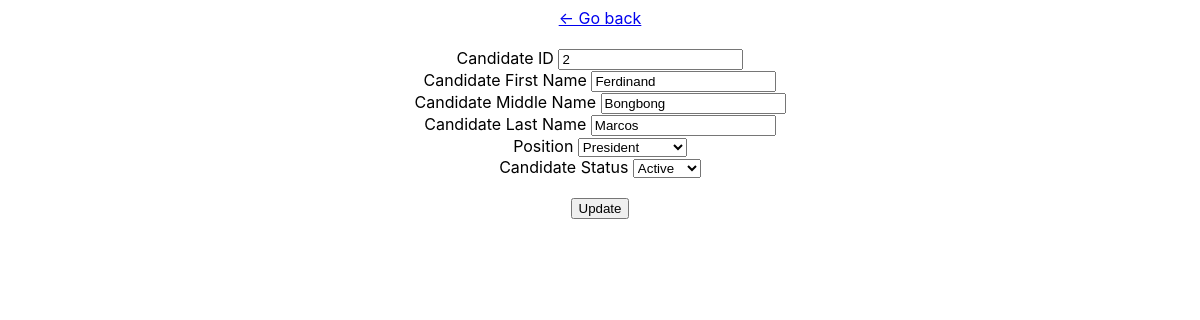
The app's page /editcandidate.php?id=2 with its own data.
### tables this page shows
CREATE TABLE `candidates` (
  `candID` int(11) NOT NULL,
  `candFName` varchar(255) NOT NULL,
  `candMName` varchar(255) NOT NULL,
  `candLName` varchar(255) NOT NULL,
  `posID` int(11) NOT NULL,
  `candStat` varchar(10) NOT NULL
);

### db.php (called while the page is built, shortened)
<?php
function getallrecords($table){
	global $conn;
	$sql = "SELECT * FROM `$table`";
	$query = mysqli_query($conn,$sql);
	$rows = mysqli_fetch_all($query);
	return $rows;
}
function getrecord($table, $field, $value){
	global $conn;
	$sql = "SELECT * FROM `$table` WHERE `$field` = '$value'";
	$query = mysqli_query($conn, $sql);
	$row = mysqli_fetch_all($query);
	if(count($row)>0)
		return $row[0];
}
?>

### editcandidate.php (the view, shortened to what this page needs)
<?php
include('db.php');
if(isset($_GET['id']))
{
	$id = $_GET['id'];
	$cand = getrecord('candidates', 'candID', $id);
}
else
	$id ="";
?>
<html>
	<head>
	<link rel="stylesheet" href="style.css">
	</head>
	<body>
		<form action="editcandidate.php" align="center">
			<a href="dashboard.php"><- Go back</a> <br><br>
			<label for="candID">Candidate ID</label>
			<input type="text" name="candID" id="candID" value="<?php echo $cand[0]; ?>">
			<br>
			<label for="candFName">Candidate First Name</label>
			<input type="text" name="candFName" id="candFName" value="<?php echo $cand[1]; ?>">
			<br>
			<label for="candMName">Candidate Middle Name</label>
			<input type="text" name="candMName" id="candMName" value="<?php echo $cand[2]; ?>">
			<br>
			<label for="candLName">Candidate Last Name</label>
			<input type="text" name="candLName" id="candLName" value="<?php echo $cand[3]; ?>">
			<br>
			<label for="position">Position</label>
			<select id="position" name="position">
				<?php
				$pos = getallrecords('positions');
				foreach($pos as $p){
						if($p[0] == $cand[4])
						echo "<option value='$p[0]' selected>$p[1]</option>";
						else
						echo "<option value='$p[0]' >$p[1]</option>";
				}
				?>
			</select>
			<br>
			<label for="candStat">Candidate Status</label>
				<select id="candStat" name="candStat">
					<?php
						if($cand[5]=='Active')
						echo "<option value='Active' selected>Active</option>";
						else
						echo "<option value='Active'>Active</option>";
					?>
				</select>
			<br><br>
			<button type="submit" name="editcandidate">
				Update
			</button>
		</form>
	</body>
</html>

### style.css (style rules this page uses)
body { font-family: "Inter"; }

### records on screen
candidates: candID "2", candFName "Ferdinand", candMName "Bongbong", candLName "Marcos", candStat "Active"

### other values on screen
form field position "President"
